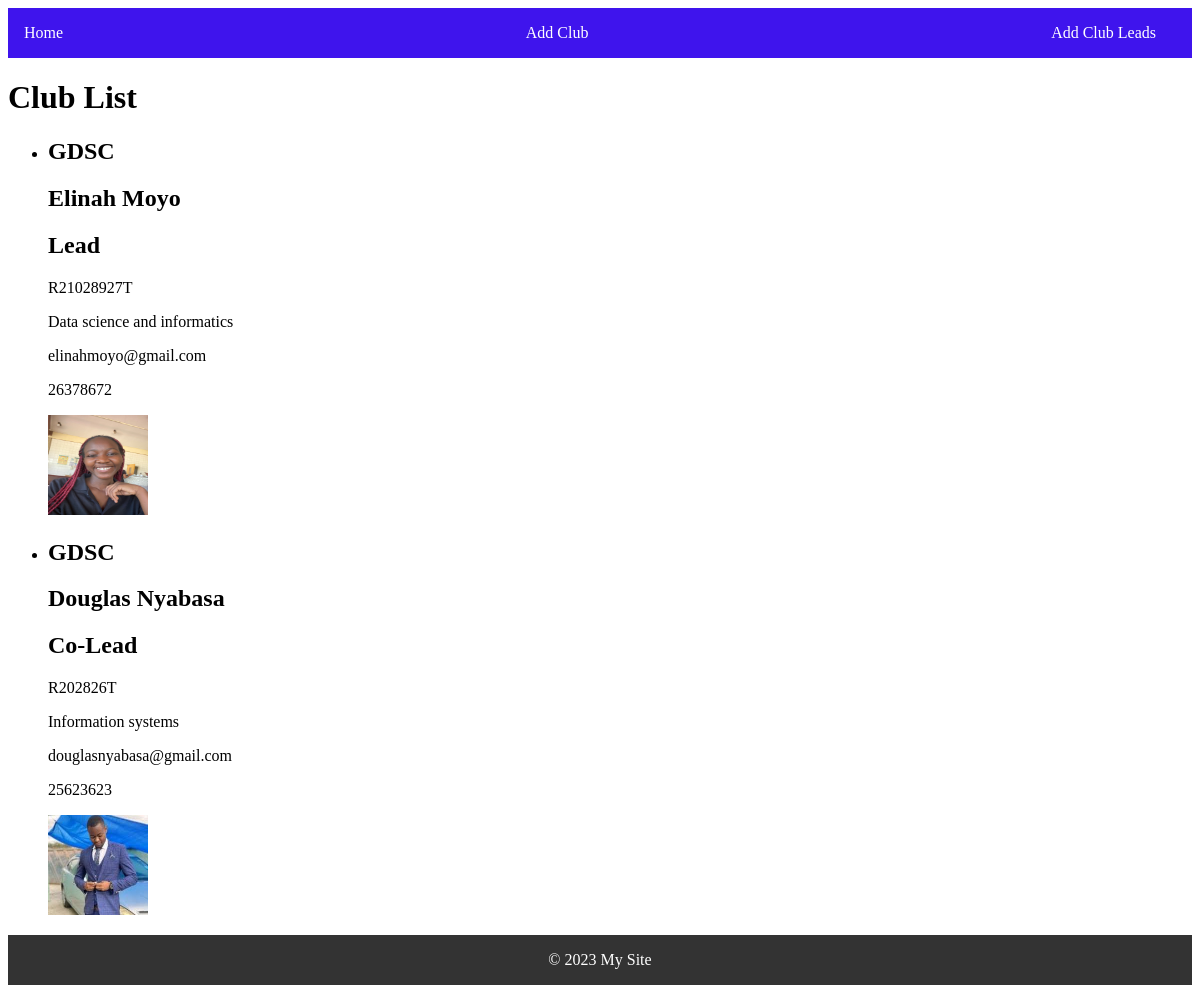
The page /addclubleads_detail/ on the database its author committed.
### power/models.py (models this page shows, shortened)
class AddClubLeads(models.Model):
    name = models.ForeignKey(AddClub, on_delete=models.CASCADE)
    lead_title = models.CharField(max_length=200)
    lead_name = models.CharField(max_length=200)
    lead_regnumber = models.CharField(max_length=200)
    lead_phonenumber = models.IntegerField()
    lead_email = models.EmailField()
    lead_program = models.CharField(max_length=200)
    lead_image =models.ImageField(upload_to='lead_images/')

class AddClub(models.Model):
    name = models.CharField(max_length=200, unique=True)
    description = models.TextField()
    picture = models.ImageField(upload_to='club_pictures/')
    updated = models.DateTimeField(auto_now=True)
    created = models.DateTimeField(auto_now_add=True)
    class Meta:
        ordering = ['-updated', 'created']
    def __str__(self):
        return self.name

### power/views.py (the view)
# urls.py: path('addclubleads_detail/', views.addclubleads_detail.as_view(), name='addclubleads_detail'),
class addclubleads_detail(ListView):
    model = AddClubLeads
    template_name = "b/addclubleads_detail.html"
    context_object_name = "leads"

### templates/b/addclubleads_detail.html
{% extends 'sdobase.html' %}
{% block content %}
  <h1>Club List</h1>
  <ul>
    {% for lead in leads %}
        <li>
        <h2>{{ lead.name }}</h2>
        <h2>{{ lead.lead_name }}</h2>
        <h2>{{ lead.lead_title }}</h2>
        <p>{{ lead.lead_regnumber }}</p>
        <p>{{ lead.lead_program }}</p>
        <p>{{ lead.lead_email }}</p>
        <p>{{ lead.lead_phonenumber }}</p>
        <img src="{{lead.lead_image.url }}" alt="{{ lead.lead_name }}" height="100" width="100">
        </li>
    {% empty %}
        <li>No clubs found.</li>
    {% endfor %}
  </ul>
{% endblock %}

### rows shown on the page
AddClubLeads: name "GDSC", lead_name "Elinah Moyo", lead_title "Lead", lead_regnumber "R21028927T", lead_program "Data science and informatics", lead_email "elinahmoyo@gmail.com", lead_phonenumber "26378672", lead_image (picture)
AddClubLeads: name "GDSC", lead_name "Douglas Nyabasa", lead_title "Co-Lead", lead_regnumber "R202826T", lead_program "Information systems", lead_email "douglasnyabasa@gmail.com", lead_phonenumber "25623623", lead_image (picture)
